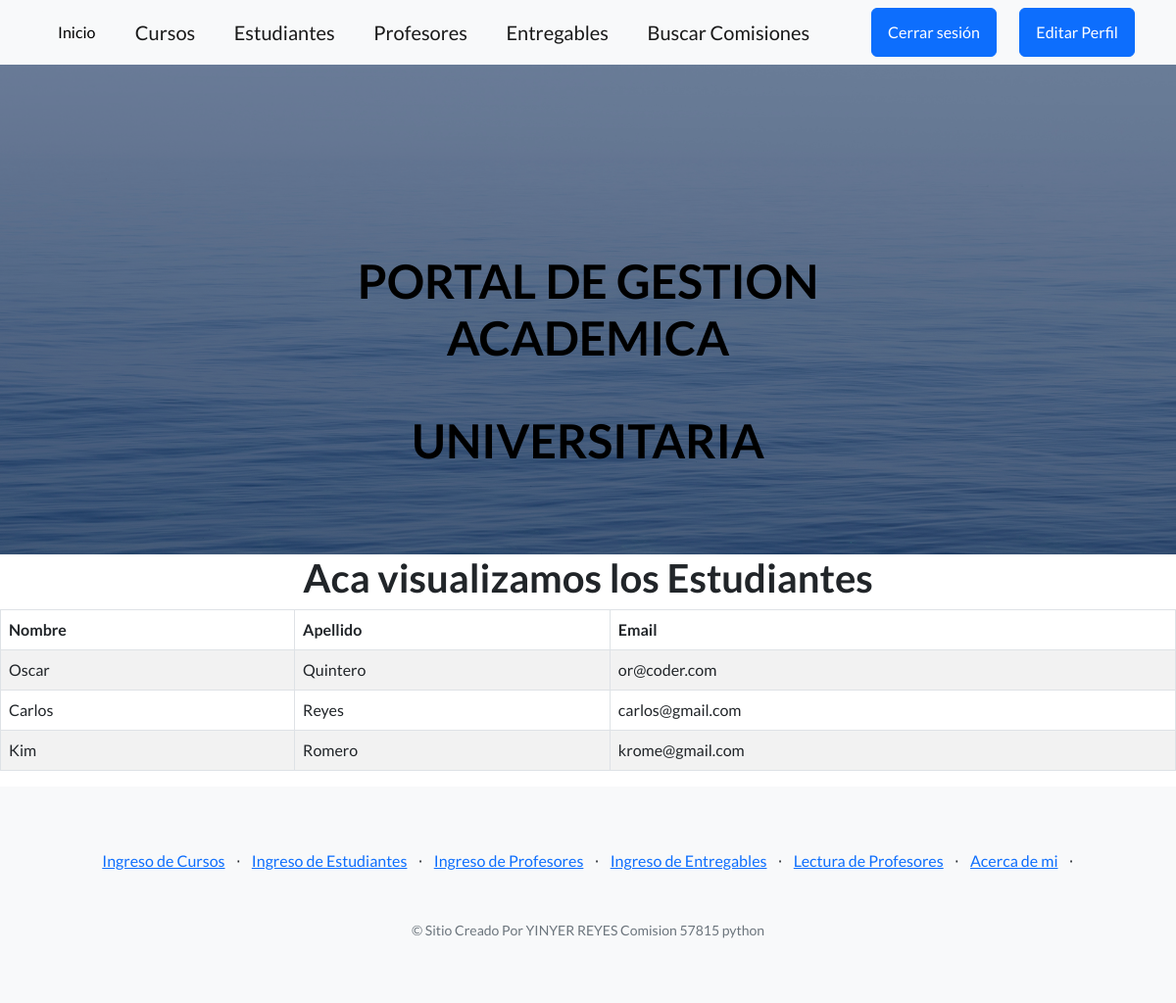
The page /appcoder/vista_estudiantes/ (signed in) on the database as committed earlier.
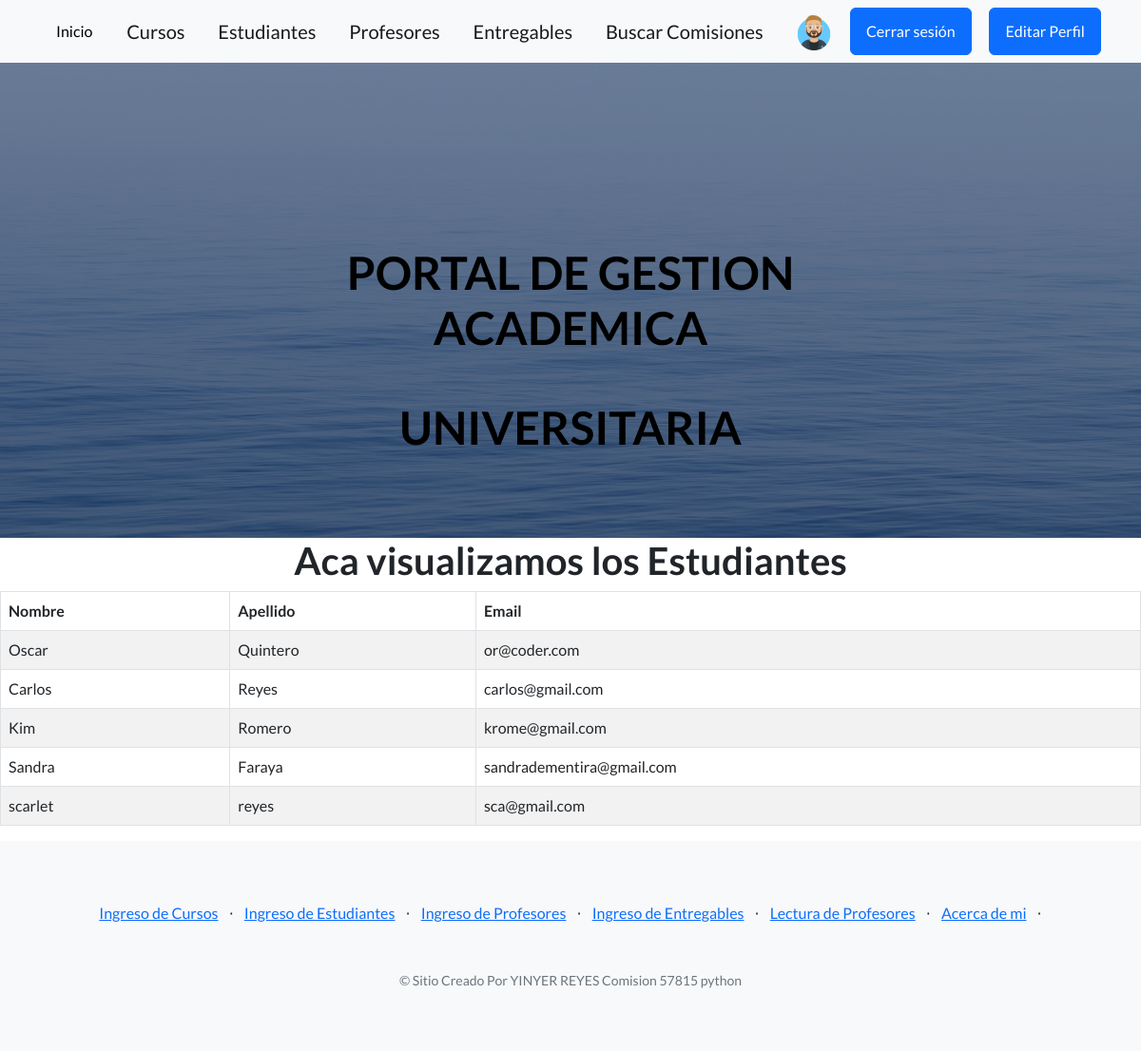
The same page on the database as committed later.
### appcoder/models.py (models this page shows, shortened)
class Estudiante(models.Model):
    nombre = models.CharField(max_length=40)
    apellido = models.CharField(max_length=40)
    email = models.EmailField()

### usuarios/models.py (models this page shows, shortened)
class Avatar(models.Model):
    user = models.OneToOneField(User, on_delete=models.CASCADE,null=True, blank= True)
    imagen = models.ImageField(upload_to='avatares', null=True, blank= True)

### appcoder/views.py (the view)
# urls.py: path("vista_estudiantes/", views.estudiantes, name="estudiantes"),
@login_required
def estudiantes(request):
    estudiantes = Estudiante.objects.all()
    return render(request, "appcoder/estudiantes.html", {"estudiantes":estudiantes})

### appcoder/templates/appcoder/estudiantes.html (shortened to what this page needs)
{% extends "appcoder/base.html"%}
{% block contenidoQueCambia %}
<head>
</head>
<body>
    <h1>Aca visualizamos los Estudiantes </h1>
</body>
</html>
<div class="table-responsive">
    <table class="table table-striped table-bordered">
        <thead class="thead-dark">
            <tr>
                <th>Nombre</th>
                <th>Apellido</th>
                <th>Email</th>
            </tr>
        </thead>
        <tbody>
            {% for estudiante in estudiantes %}
            <tr>
                <td>{{ estudiante.nombre }}</td>
                <td>{{ estudiante.apellido }}</td>
                <td>{{ estudiante.email }}</td>
            </tr>
            {% endfor %}
        </tbody>
    </table>
</div>
{% endblock  %}

### appcoder/templates/appcoder/base.html (shortened to what this page needs)
{%load static %}
<!DOCTYPE html>
<html lang="en">
    <head>
        <link href="https://cdn.jsdelivr.net/npm/bootstrap-icons@1.5.0/font/bootstrap-icons.css" rel="stylesheet" type="text/css" />
        <link href="{% static 'appcoder/css/styles.css' %}" rel="stylesheet" />
    </head>
    <body>
        <nav class="navbar navbar-light bg-light static-top">
            <div class="container">
                <a class="btn btn-light" href="{% url 'inicio' %}">Inicio</a>
                <a class="navbar-brand" href="{% url 'cursos' %}">Cursos</a>
                <a class="navbar-brand" href="{% url 'estudiantes' %}">Estudiantes</a>
                <a class="navbar-brand" href="{% url 'profesores' %}">Profesores</a>
                <a class="navbar-brand" href="{% url 'entregables' %}">Entregables</a>
                <a class="navbar-brand" href="{% url 'Buscarcomision' %}">Buscar Comisiones</a>
                <img src="{{request.user.avatar.imagen.url}}" alt="" height="40px">
                    {% if request.user.is_authenticated %}
                        <a class="btn btn-primary" href="{% url 'logout' %}">Cerrar sesión</a>
                        <a class="btn btn-primary" href="{% url 'EditarPerfil' %}">Editar Perfil</a>
                    {%else%}
                        <a class="btn btn-primary" href="{% url 'Login' %}">Login</a>
                        <a class="btn btn-primary" href="{% url 'Register' %}">Registro</a>
                    {% endif %}
            </div>
        </nav>
    <header class="masthead">
        <div class="container position-relative">
            <div class="row justify-content-center">
                <div class="col-xl-6">
                    <div class="text-center text-black">
                        <h1 class="mb-5">PORTAL DE GESTION ACADEMICA</h1>
                        <h1 class="mb-5">UNIVERSITARIA</h1>
                    </div>
                </div>
            </div>
        </div>
    </header>
        {% block contenidoQueCambia %}
        {% endblock  %}
        <footer class="footer bg-light">
            <div class="container">
                <div class="row">
                    <div class="col-lg-12 h-100 text-center text-lg-start my-auto">
                        <ul class="list-inline mb-2">
                            {% if request.user.is_authenticated %}
                                {%if request.user.is_superuser %}
                            <div class="text-center">
                            <li class="list-inline-item"><a href="{% url 'formulariocurso' %}">Ingreso de Cursos</a></li>
                            <li class="list-inline-item">⋅</li>
                            <li class="list-inline-item"><a href="{% url 'formularioestudiantes' %}">Ingreso de Estudiantes</a></li>
                            <li class="list-inline-item">⋅</li>
                            <li class="list-inline-item"><a href="{% url 'formularioprofesores' %}"> Ingreso de Profesores</a></li>
                            <li class="list-inline-item">⋅</li>
                            <li class="list-inline-item"><a href="{% url 'formularioentregables' %}">Ingreso de Entregables</a></li>
                            <li class="list-inline-item">⋅</li>
                            <li class="list-inline-item"><a href="{% url 'LeerProfesores' %}">Lectura de Profesores</a></li>
                            <li class="list-inline-item">⋅</li>
                            <li class="list-inline-item"><a href="{% url 'About' %}">Acerca de mi</a></li>
                            <li class="list-inline-item">⋅</li>
                            </div>
                                {% endif %}
                            {% endif %}
                        </ul>
                        <div class="text-center">
                            {% if request.user.is_authenticated %}
                            <p class="text-muted small mb-4 mb-lg-0 mt-5">&copy; Sitio Creado Por YINYER REYES Comision 57815 python</p>
                            {% endif %}
                        </div>
                    </div>
                </div>
            </div>
        </footer>
    </body>
</html>

Rows that differ between the two databases and show on the page:
added Estudiante: nombre "Sandra", apellido "Faraya", email "sandradementira@gmail.com"
added Estudiante: nombre "scarlet", apellido "reyes", email "sca@gmail.com"
